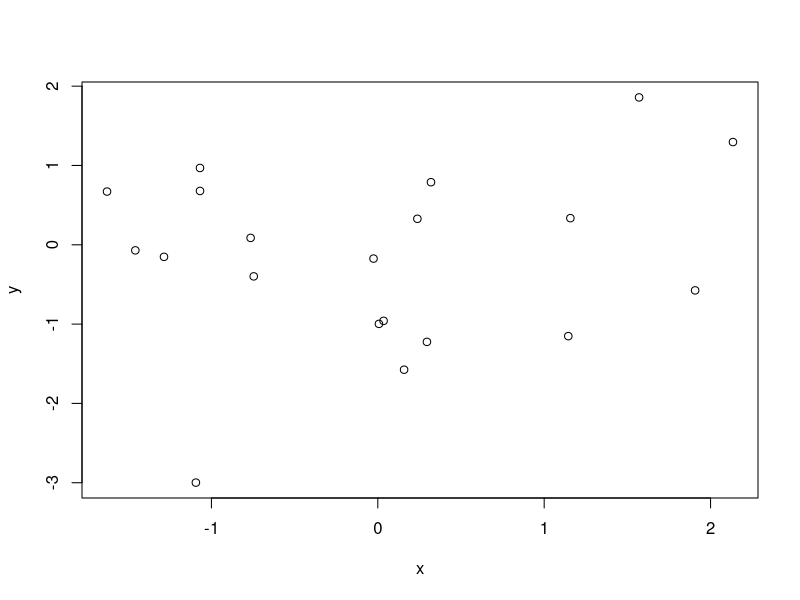
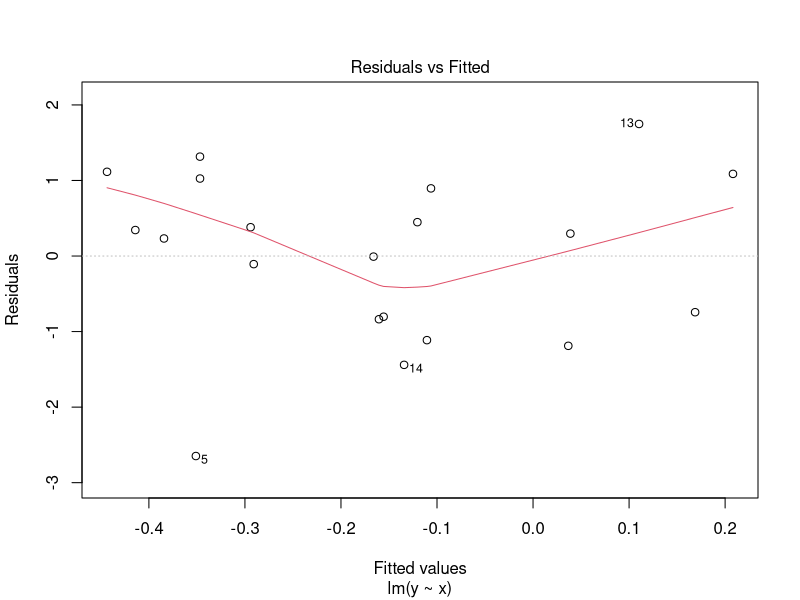
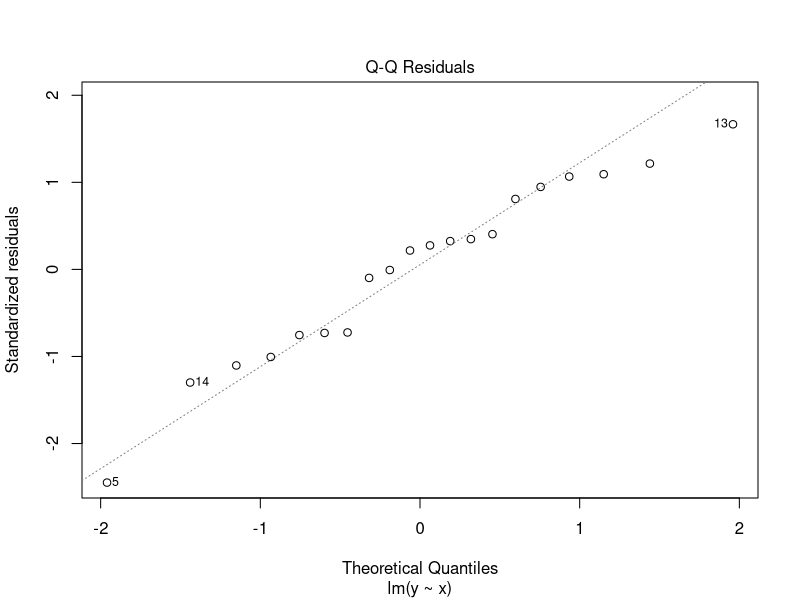
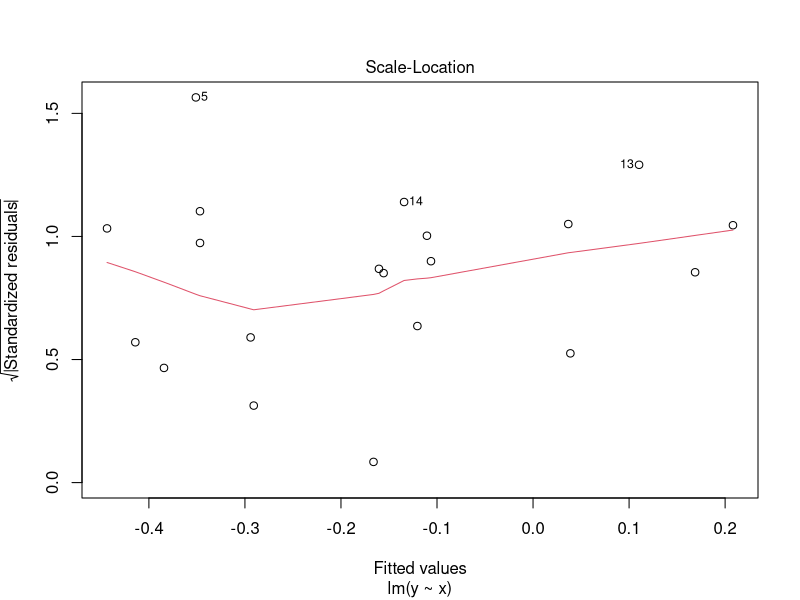
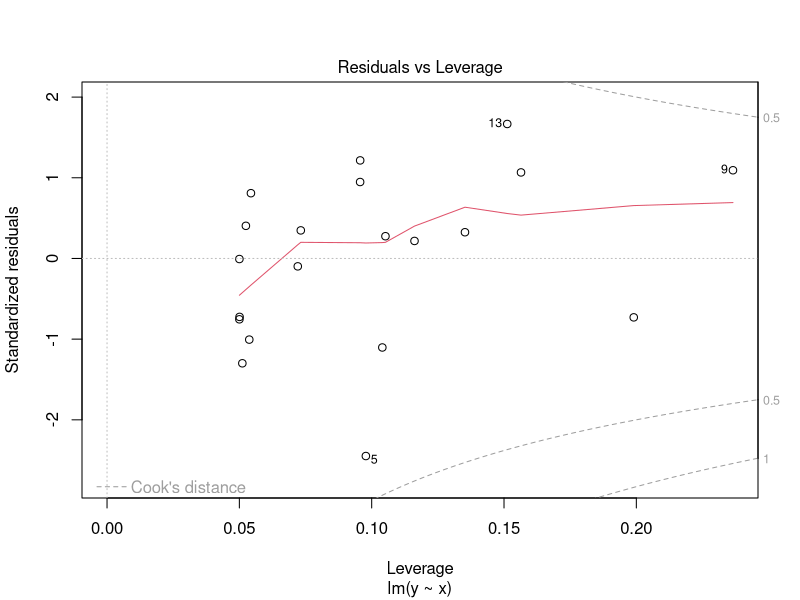
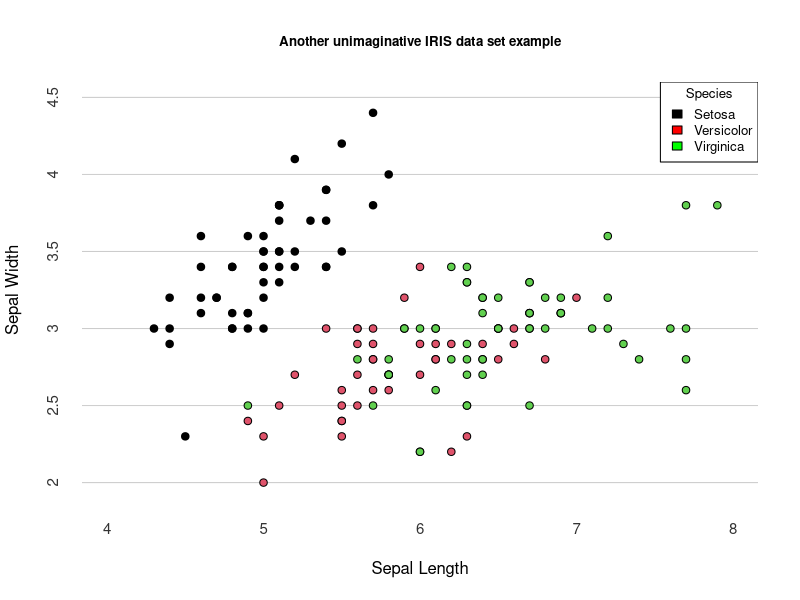

Reproduce these figures in R, in order. (Note: this script raises an error after producing the figures.)
###########################################################################
# 3-day R workshop 
# Day 2
# Afternoon
# 08_graphics_example.R
###########################################################################
# Here's an example using the graphics packages that comes with base R
# Consider the following...

set.seed(27)

x <- rnorm(1:20) # Numeric
y <- rnorm(1:20) # Numeric 

plot(x, y)

z <- lm(y ~ x) # z is the output of the linear 

plot(z)

# So the plotting function is quick and simple to use in standard cases
# However when it comes to generating publication quality figures,
# life gets a little bit more complicated

# The iris data set will be used for this used example

head(iris)

plot(iris$Sepal.Length, iris$Sepal.Width, 
     bg = iris$Species, # Fill colour
     pch = 21, # Shape: circles that can filed
     xlab = "Sepal Length", ylab = "Sepal Width", # Labels
     axes = FALSE, # Don't plot the axes
     frame.plot = FALSE, # Remove the frame 
     xlim = c(4, 8), ylim = c(2, 4.5), # Limits
     panel.first = abline(h = seq(2, 4.5, 0.5), col = "grey80"))

at = pretty(iris$Sepal.Length)
mtext(side = 1, text = at, at = at, 
      col = "grey20", line = 1, cex = 0.9)

at = pretty(iris$Sepal.Width)
mtext(side = 2, text = at, at = at, col = "grey20", line = 1, cex = 0.9)

legend("topright", legend = c("Setosa", "Versicolor", "Virginica"),
       title = "Species", fill=c("black", "red", "green"), cex=0.8)

title("Another unimaginative IRIS data set example", 
      cex.main = 0.8, font.main = 2, col.main = "black")

# Now lets view the ggplot2 version
# library(tidyverse)

ggplot(iris, aes(x = Sepal.Length, y = Sepal.Width, colour = Species)) +
  
  geom_point() + 
  
  scale_colour_manual(values = c("black", "red", "green")) +
  
  theme_minimal() +
  
  labs(title = "Another unimaginative IRIS data set example",
       x = "Sepal Length",
       y = "Sepal Width")

rm(at, x, y, z)
